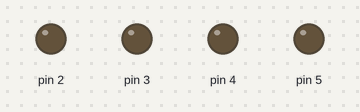
This sketch was run on a simulated Arduino Uno, built with avr-gcc and run on an emulated ATmega328P. Parts: output pins drawn as LEDs (lit = HIGH).

Above: at 0.5 s.
At 2.5 s:
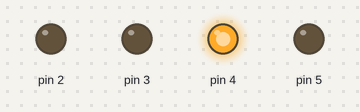
At 4.5 s:
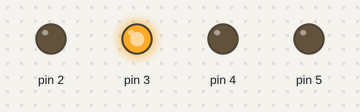
At 9.5 s:
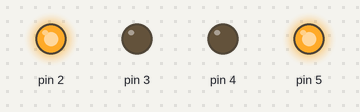
At 14.5 s:
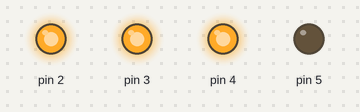
At 19.5 s:
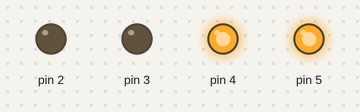
Timing chart, 0 to 20.8 s (numbered marks = the images above):
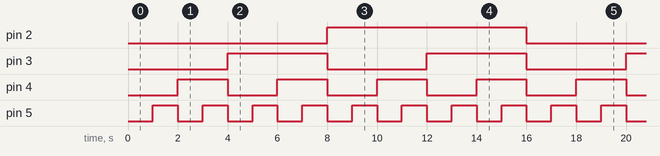

The sketch:

binary_1_15.ino
```cpp
int pins[4];
int t=1000;
int i,j,k;
byte on=HIGH;
byte off=LOW;
void setup() {
  for(i=0;i<4;i++){
  pins[i]=i+2;
}
for(i=0;i<4;i++){
  pinMode(pins[i],OUTPUT);
}
}

void loop() {
    for(i=0;i<16;i++){
    j=i;
    k=3;
    while(k!=-1){
      digitalWrite(pins[k],(j%2)?on:off);
      j/=2;
      k--;
    }
    delay(t);}

}
```

Measured:
- by itself, pin 2: alternates HIGH for 8.0 s and LOW for 8.0 s
- by itself, pin 3: alternates HIGH for 4.0 s and LOW for 4.0 s
- by itself, pin 4: alternates HIGH for 2.0 s and LOW for 2.0 s
- by itself, pin 5: alternates HIGH for 1.0 s and LOW for 1.0 s
